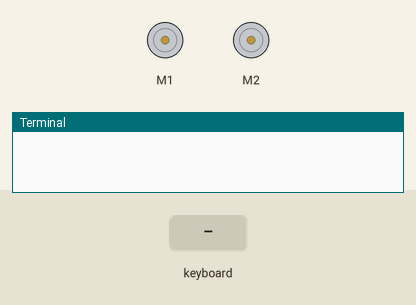
Bench run of a program on a simulated Raspberry Pi (BCM pin numbers). Parts: 2 × DC motor (green arrow = forward, orange = backward, longer = faster), the last lines printed to the terminal. The inputs (shaded band) are chosen by the test bench. Motors are numbered in the order the program creates them (left before right in a Robot). At 7.3 s the program stops and its outputs stay as they are.

Above: at 1.2 s.
1.3 s: key up typed on the keyboard
At 2.5 s:
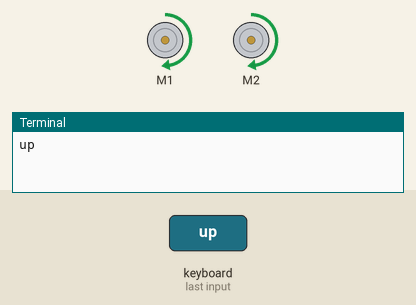
2.8 s: key down typed on the keyboard
At 3.7 s:
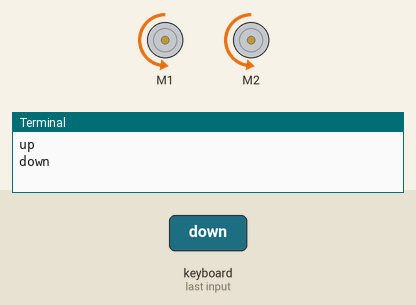
4.3 s: key right typed on the keyboard
At 4.8 s:
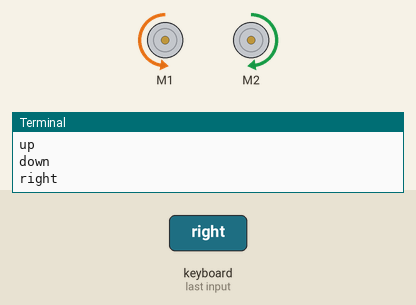
5.8 s: key left typed on the keyboard
At 7.0 s:
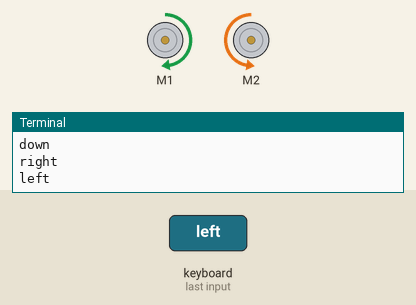
7.3 s: key "q" typed on the keyboard
At 8.3 s:
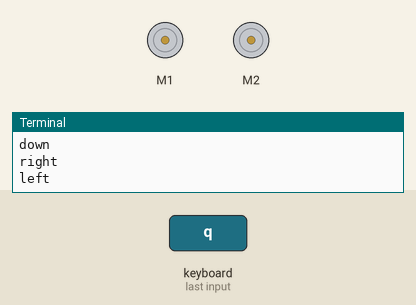
Timing chart, 0 to 8.8 s (numbered marks = the images above; inputs shaded):
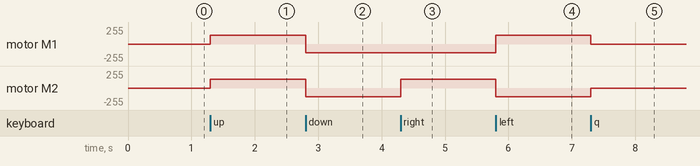

The program:

mybot2.py
```python
#import RPi.GPIO as GPIO
import time
import curses
from gpiozero import Motor
m1=Motor(21,20) # Create our motor, connected to pins GPIO 20 and 21
m2=Motor(12,16)

def forward():
	m1.forward(0.5) # Move forward at half max speed
	m2.forward(0.5)

def backward():
	m1.backward(0.5) # Move forward at half max speed
	m2.backward(0.5)
def left():
	m1.forward(0.5) # Move forward at half max speed
	m2.backward(0.5)

def right():
	m1.backward(0.5) # Move forward at half max speed
	m2.forward(0.5)
def stop():
	m1.stop() # Move forward at half max speed
	m2.stop()
def main():


	screen = curses.initscr()
	curses.noecho()
	curses.cbreak()
	screen.keypad(True)
	z=0

	try:


            while True:
            	char = screen.getch()
                if char == ord('q'):
                    break
                elif char == curses.KEY_UP:
                    print ("up")
                    forward()
                elif char == curses.KEY_DOWN:
                    print ("down")
                    backward()
                elif char == curses.KEY_RIGHT:
                    print ("right")
                    right()
                elif char == curses.KEY_LEFT:
                    print ("left")
                    left()
                elif char == 10:
                    print ("stop")
                    stop()


	finally:
    #Close down curses properly, inc turn echo back on!
    	 curses.nocbreak(); screen.keypad(0); curses.echo()
    	 curses.endwin
         #GPIO.cleanup()

if __name__=="__main__":
    main()
```

Measured:
- after the input at 1.3 s, motor M1, motor M2: stopped → forward 128/255 at once
- after the input at 2.8 s, motor M1, motor M2: forward 128/255 → backward 128/255 at once
- after the input at 4.3 s, motor M2: backward 128/255 → forward 128/255 at once
- after the input at 5.8 s, motor M1: backward 128/255 → forward 128/255 at once; motor M2: forward 128/255 → backward 128/255 at once
- after the input at 7.3 s, motor M1: forward 128/255 → stopped at once; motor M2: backward 128/255 → stopped at once
